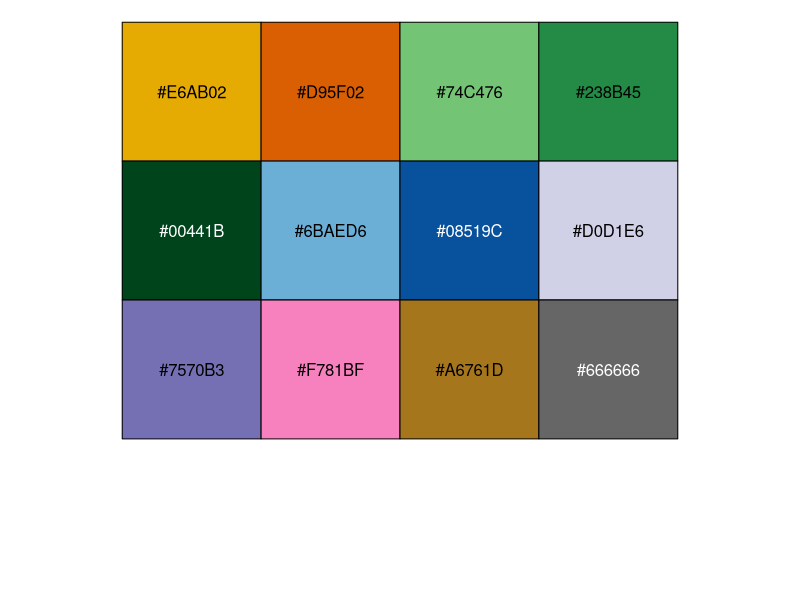
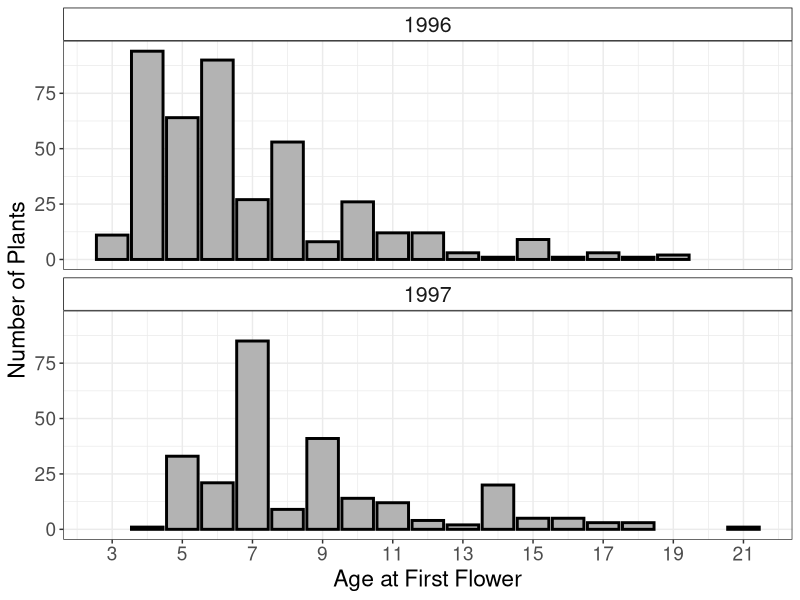
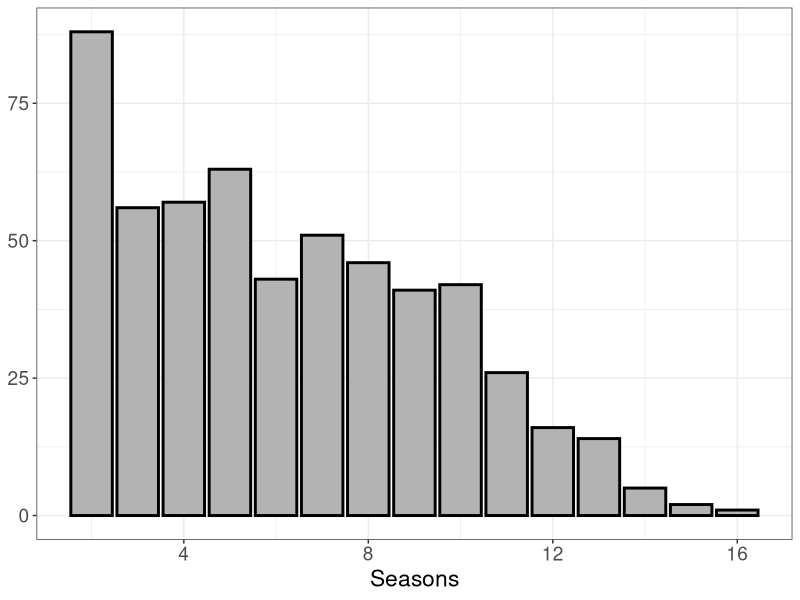
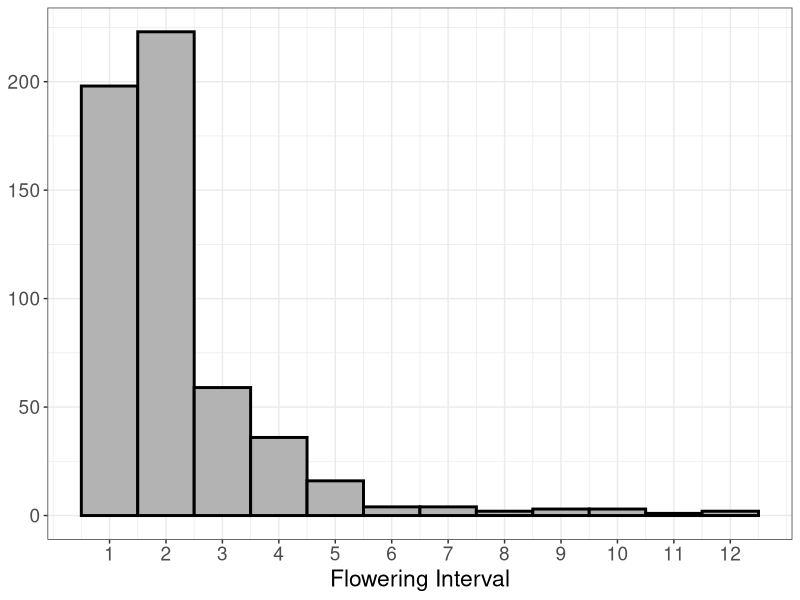
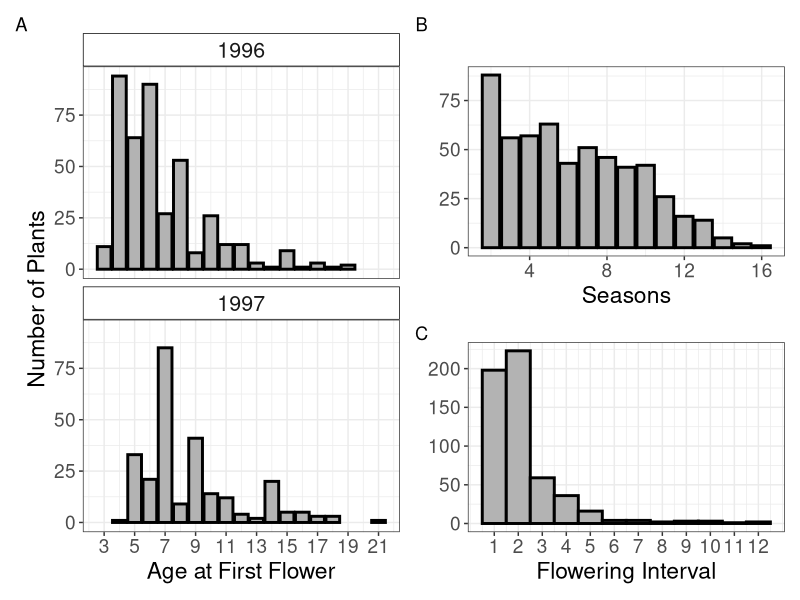

Recreate these plots in R, in order. (Note: this script raises an error after producing the figures.)
# Separate script to make some of figures for the manuscript #
# If figures aren't located in this script then the header will tell you what document to find them in
# All figures are saved in echPhenology/figs 

library(tidyverse)
library(patchwork)
library(RColorBrewer)
data("phen_dataset")                                     # phenology data
census_dat <- read_csv("data-raw/cg1CoreData.csv") %>%   # getting census data 
  # filter for columns with just flowering info
  select(cgPlaId, yrPlanted, starts_with("fl")) %>%
  # filter for plants in 1996 and 1997 cohort
  filter(yrPlanted == 1996 | yrPlanted == 1997) %>%
  # go from wide to long
  pivot_longer(cols = starts_with("fl"), names_to = "fl_year") %>%
  filter(value != 0)  %>%
  # get rid of the "fl" in front of all year values, make numeric
  mutate(fl_year = as.numeric(unlist(str_extract_all(fl_year, "(?<=fl)\\d{4}"))))

# General graphics parameters
theme_set(theme_bw())
my_cols <-c("#E6AB02", "#D95F02", "#74C476","#238B45", "#00441B", 
            "#6BAED6", "#08519C", "#D0D1E6", "#7570B3", "#F781BF",
            "#A6761D","#666666")
scales::show_col(my_cols) # To see colors 

scale_color_grey(start = 0.7, end = 0.3)
  scale_fill_grey(start = 0.7, end = 0.3)
  
grey.colors(2, start = 0.7, end = 0.3)  

# ---- Figure 1. Census data summary, 4 graphs in one -----
#      i. Age when plants first begin flowering
#      (ii. Number of plants flowering in each year) MOVED TO FIGURE 2  
#      iii. Number of times plants flowered within the study period
#      iv. Interval between flowering periods

# i. Age
firstYrs <- census_dat %>%
  group_by(cgPlaId) %>%
  mutate(firstYr = min(fl_year)) %>%
  ungroup() %>%
  distinct(cgPlaId, yrPlanted, firstYr) %>%
  mutate(ageAtFl = firstYr - yrPlanted)

# average 
firstYrs %>%
  group_by(yrPlanted) %>%
  summarize(avgAge = mean(ageAtFl),
            sdAge  = sd(ageAtFl),
            minAge = min(ageAtFl),
            maxAge = max(ageAtFl),
            medAge = median(ageAtFl))

p1 <- firstYrs %>%
  ggplot(aes(ageAtFl))+
  geom_histogram(stat = "count", color = "black", size = 1, fill = "#B3B3B3") +
  labs(x = "Age at First Flower", y = "Number of Plants")+
  scale_x_continuous(breaks = c(3, 5, 7, 9, 11, 13, 15, 17, 19, 21)) +
  facet_wrap(~yrPlanted, ncol = 1)+
  theme(axis.text        = element_text(size = rel(1.25)),
        strip.background = element_rect(color = "black", fill = "white"),
        strip.text       = element_text(size = rel(1.4)),
        axis.title       = element_text(size = rel(1.5)))
p1

# iii. Phen Count histogram

census_phenCt <- census_dat %>%
  group_by(cgPlaId)%>%
  summarize(phenCt = sum(value)) %>%
  filter(phenCt != 1)
# Woah cgPlaID 372 has flowered 16 times from 1996 to 2018

census_phenCt %>%
  summarize(meanPC = mean(phenCt),
            sdPC   = sd(phenCt),
            maxPC  = max(phenCt),
            medPC  = median(phenCt))

p3 <- census_phenCt %>%
  ggplot()+
  geom_bar(aes(phenCt), size = 1, fill = "#B3B3B3", color = "black")+
  labs(x = "Seasons",
       y = NULL)+
  theme(axis.text    = element_text(size = rel(1.25)),
        axis.title.x = element_text(size = rel(1.5)))
p3
#ggsave("phenCt_hist.png", plot = plot_pc) 

# iv. interval histogram 

fl_intv <- census_dat %>%
  select(cgPlaId, fl_year) %>%
  group_by(cgPlaId) %>%
  mutate(intv = fl_year - lag(fl_year, default = fl_year[1]))
fl_intv_sum <- fl_intv %>%
  select(-fl_year) %>%
  filter(intv != 0) %>%
  summarize(avg_intv = mean(intv),
            phenCt   = n() + 1) # No. of times a plant flowerd, adding one bc I took out a year when filtering for non-zero values
fl_intv_sum %>%
  summarize(mean_tot = mean(avg_intv),
            sd_tot   = sd(avg_intv),
            med_tot  = median(avg_intv),
            max_tot  = max(avg_intv),
            min_tot  = min(avg_intv))  
p4 <- fl_intv_sum %>%
  ggplot(aes(avg_intv))+
  geom_histogram(binwidth = 1, fill = "#B3B3B3", color = "black", size = 1) +
  #geom_vline(xintercept = 2.27, size = 1.5, lty = 2)+
  labs(x = "Flowering Interval",
       y = NULL)+
  scale_x_continuous(breaks = c(1:12))+
  theme(axis.text  = element_text(size = rel(1.25)),
        axis.title = element_text(size = rel(1.5)))
p4

# **** putting all the plots together ****

p1 + p3 / p4  + plot_annotation(tag_levels = 'A')

# ---- Figure 2. Phenology data summary, 2 graphs in one  ----
      # i. Number of flowering plants (moved from FIG 1)
      # ii. Timing of flowering phenology by year
      # iii. Duration of flowering phenology by year

burn_years <- c(2006, 2008, 2011, 2013, 2015)
phen_all <- phen_19967 %>%
  mutate(burn = if_else(year %in% burn_years, "burned", "not_burned")) %>%
  group_by(year) %>%
  mutate(medianFFD = median(startNum))


# ii. Num of plants histogram 
p1 <- phen_all %>%
  mutate(burn = if_else(year %in% burn_years, "burned", "not_burned")) %>%
  ggplot(aes(year))+
  geom_histogram(aes(fill = burn), stat = "count", color = "black", size = 1)+
  scale_fill_manual(values = c(my_cols[2], "#B3B3B3"))+
  scale_x_discrete(breaks = c("2005", "2007", "2009", "2011", "2013", "2015", 
                              "2017"))+
  guides(fill = FALSE)+
  labs(y = "Number of Flowering Plants",
       x = NULL)+
  theme(axis.text = element_text(size = rel(1.25)),
        axis.title = element_text(size = rel(1.5)))
p1 

# i. Timing 

p2 <- phen_all %>%
  # hmmm I'm not sure this is the best way to to this....
  ggplot(aes(year, as.Date(startNum, origin = "2018-01-01"))) +
  geom_count(aes(fill = burn), color = "black", pch = 21) +
  geom_errorbar(aes(
    ymin = as.Date(medianFFD, origin = "2018-01-01"),
    ymax = as.Date(medianFFD, origin = "2018-01-01")
  ),
  width = 0.5, size = 1.5
  ) +
  labs(
    y = "First flowering Day",
    x = NULL,
    size = "Count"
  ) +
  guides(fill = FALSE) +
  scale_size_area(breaks = c(20, 40, 60, 80), max_size = 8) +
  scale_fill_manual(values = c(my_cols[2], "#B3B3B3")) +
  scale_y_date(date_breaks = "2 weeks", date_labels = "%b-%d") +
  theme(
    axis.text.x = element_blank(),
    axis.text.y = element_text(size = rel(1.25)),
    axis.title = element_text(size = rel(1.5)),
    legend.background = element_rect(color = "black")
  )
p2

# ii. Duration

p3 <- phen_all %>%
  group_by(year) %>%
  mutate(medianDur = median(dur)) %>%
  ggplot(aes(year, dur)) +
  geom_count(aes(fill = burn), color = "black", pch = 21) +
  geom_errorbar(aes(
    ymin = medianDur,
    ymax = medianDur
  ),
  width = 0.5, size = 1.5
  ) +
  labs(
    x = NULL,
    y = "Flowering duration",
    size = "Count"
  ) +
  guides(fill = FALSE) +
  scale_size_area(breaks = c(20, 40, 60, 80), max_size = 8) +
  scale_fill_manual(values = c(my_cols[2], "#B3B3B3")) +
  scale_x_discrete(breaks = c("2005", "2007", "2009", "2011", "2013", "2015", 
                              "2017"))+
  theme(
    axis.text.x = element_text(size = rel(1.25)),
    axis.title.y = element_text(size = rel(1.5)),
    legend.background = element_rect(color = "black")
  )
p3
# **** together

p1 + p2/p3 + plot_annotation(tag_levels = 'A') + plot_layout(widths = c(1.5, 2))


# ---- Figure 3. Correlation analysis ----

# This figure can be found in the script "Lydia_correlation_analysis.R" at the bottom where is says # visualization

# ---- Figure S1. CG1 ----

# this figure is generated in "Lydia_summary_data.R" under the tab "Plot of Common Garden Experiment"

# ---- Figure S2. Peak flowering day ----

# Plot located in "Lydia_summary_data.R" in the section:
# "How much does "peak" flowering day vary by year" 

# ---- Figure S3. Relationship between head count and duration of flowering time ----

h1 <- phen_19967 %>%
  ggplot(aes(headCt, dur))+
  geom_point(alpha = 0.2, size = 2)+
  geom_smooth(color = my_cols[10], size = 1.5, se = FALSE)+
  #geom_smooth(method = "lm", se = FALSE, color = my_cols[1], size = 1.25)+
  #geom_smooth(method = "lm", formula = y ~ x + I(x^2), se = FALSE, color = my_cols[2], size = 1.25)+
  #geom_smooth(method = "lm", formula = y ~ x + I(x^3), se = FALSE, color = my_cols[3], size = 1.25)+
  facet_wrap(~year) +
  labs(y = "Flowering duration (days)", x = "Head Count")+
  theme(strip.background = element_rect(fill = "white"),
        strip.text       = element_text(size = rel(1.25)),
        axis.title       = element_text(size = rel(1.25)),
        axis.text        = element_text(size = rel(1.2)))
h1

# ---- Figure S4. Z-scores for Moran's I analysis of FFD ----

# Plot located in "Lydia_SAC_analysis.R" under 